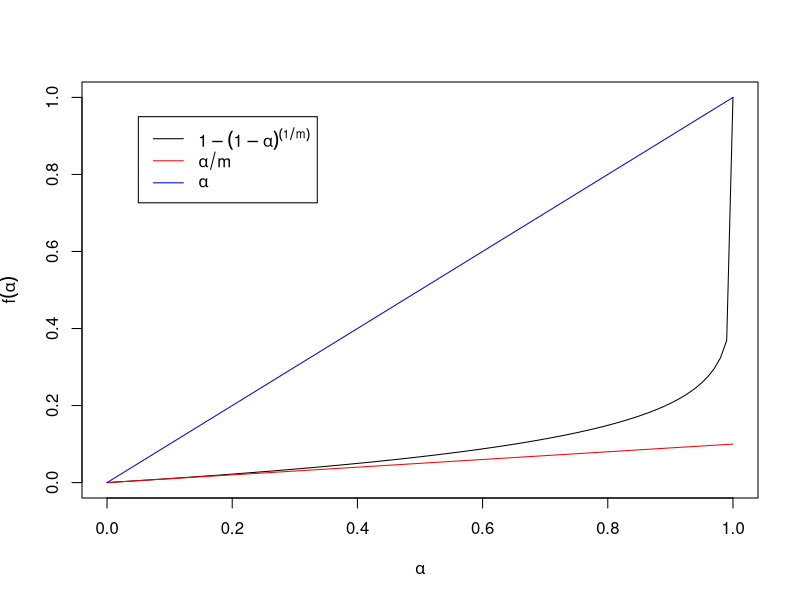

Write R code to recreate this figure.
## ---- chunk 1
m <- 10
f1 <- function(alpha) 1 - (1- alpha)**(1/m)
f2 <- function(alpha) alpha/m
f3 <- function(alpha) alpha

plot(f1, ylab=expression(f(alpha)), xlab=expression(alpha))
curve(f2, add=TRUE, col='red')
curve(f3, add=TRUE, col= 'blue')
legend(0.05, 0.95,
       c(expression(1 - (1 - alpha)**(1/m)),
         expression(alpha/m),
         expression(alpha)), lty=c(1,1),
       col=c('black', 'red', 'blue'))
